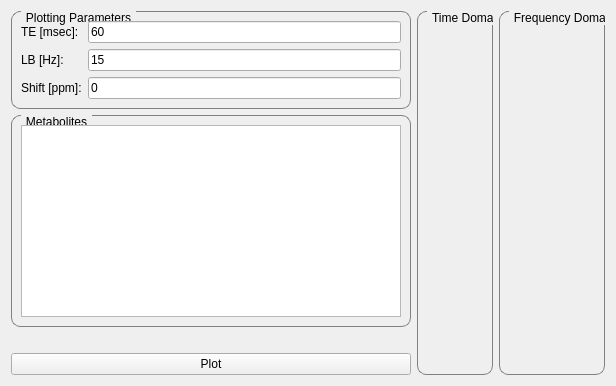
     <widget class="QWidget" name="plotTab">
      <attribute name="title">
       <string>Plot Metabolites</string>
      </attribute>
      <layout class="QGridLayout" name="gridLayout_2">
       <item row="0" column="0">
        <layout class="QGridLayout" name="plotGridLayout">
         <item row="0" column="1" rowspan="5">
          <widget class="QGroupBox" name="plotTimeGroupBox">
           <property name="sizePolicy">
            <sizepolicy hsizetype="Preferred" vsizetype="Preferred">
             <horstretch>0</horstretch>
             <verstretch>0</verstretch>
            </sizepolicy>
           </property>
           <property name="styleSheet">
            <string notr="true">QGroupBox {
	font-size: 12px;
    border: 1px solid gray;
    border-radius: 9px;
    margin-top: 0.5em;
}

QGroupBox::title {
    subcontrol-origin: margin;
    left: 10px;
    padding: 0 3px 0 3px;
}</string>
           </property>
           <property name="title">
            <string>Time Domain</string>
           </property>
           <layout class="QVBoxLayout" name="verticalLayout_12">
            <item>
             <layout class="QVBoxLayout" name="plotTime_mplvl"/>
            </item>
           </layout>
          </widget>
         </item>
         <item row="0" column="2" rowspan="5">
          <widget class="QGroupBox" name="plotFreqGroupBox">
           <property name="sizePolicy">
            <sizepolicy hsizetype="Preferred" vsizetype="Preferred">
             <horstretch>0</horstretch>
             <verstretch>0</verstretch>
            </sizepolicy>
           </property>
           <property name="styleSheet">
            <string notr="true">QGroupBox {
	font-size: 12px;
    border: 1px solid gray;
    border-radius: 9px;
    margin-top: 0.5em;
}

QGroupBox::title {
    subcontrol-origin: margin;
    left: 10px;
    padding: 0 3px 0 3px;
}</string>
           </property>
           <property name="title">
            <string>Frequency Domain</string>
           </property>
           <layout class="QVBoxLayout" name="verticalLayout_10">
            <item>
             <layout class="QVBoxLayout" name="plotFreq_mplvl"/>
            </item>
           </layout>
          </widget>
         </item>
         <item row="0" column="0">
          <widget class="QGroupBox" name="plotParamsGroupBox">
           <property name="sizePolicy">
            <sizepolicy hsizetype="Fixed" vsizetype="Preferred">
             <horstretch>0</horstretch>
             <verstretch>0</verstretch>
            </sizepolicy>
           </property>
           <property name="minimumSize">
            <size>
             <width>400</width>
             <height>0</height>
            </size>
           </property>
           <property name="styleSheet">
            <string notr="true">QGroupBox {
	font-size: 12px;
    border: 1px solid gray;
    border-radius: 9px;
    margin-top: 0.5em;
}

QGroupBox::title {
    subcontrol-origin: margin;
    left: 10px;
    padding: 0 3px 0 3px;
}</string>
           </property>
           <property name="title">
            <string>Plotting Parameters</string>
           </property>
           <layout class="QHBoxLayout" name="horizontalLayout_4">
            <item>
             <layout class="QGridLayout" name="plotParamsGridLayout">
              <item row="0" column="1">
               <widget class="QLineEdit" name="loop1Input">
                <property name="text">
                 <string>60</string>
                </property>
               </widget>
              </item>
              <item row="0" column="0">
               <widget class="QLabel" name="loop1Label">
                <property name="text">
                 <string>TE [msec]:</string>
                </property>
               </widget>
              </item>
              <item row="1" column="0">
               <widget class="QLabel" name="lbLabel">
                <property name="text">
                 <string>LB [Hz]: </string>
                </property>
               </widget>
              </item>
              <item row="1" column="1">
               <widget class="QLineEdit" name="lbInput">
                <property name="text">
                 <string>15</string>
                </property>
               </widget>
              </item>
              <item row="2" column="0">
               <widget class="QLabel" name="shiftLabel">
                <property name="text">
                 <string>Shift [ppm]:</string>
                </property>
               </widget>
              </item>
              <item row="2" column="1">
               <widget class="QLineEdit" name="shiftInput">
                <property name="text">
                 <string>0</string>
                </property>
               </widget>
              </item>
             </layout>
            </item>
           </layout>
          </widget>
         </item>
         <item row="1" column="0">
          <widget class="QGroupBox" name="metabGroupBox">
           <property name="sizePolicy">
            <sizepolicy hsizetype="Fixed" vsizetype="Preferred">
             <horstretch>0</horstretch>
             <verstretch>0</verstretch>
            </sizepolicy>
           </property>
           <property name="minimumSize">
            <size>
             <width>400</width>
             <height>0</height>
            </size>
           </property>
           <property name="styleSheet">
            <string notr="true">QGroupBox {
	font-size: 12px;
    border: 1px solid gray;
    border-radius: 9px;
    margin-top: 0.5em;
}

QGroupBox::title {
    subcontrol-origin: margin;
    left: 10px;
    padding: 0 3px 0 3px;
}</string>
           </property>
           <property name="title">
            <string>Metabolites</string>
           </property>
           <layout class="QHBoxLayout" name="horizontalLayout_5">
            <item>
             <layout class="QGridLayout" name="metabGridLayout">
              <item row="0" column="0">
               <widget class="QListWidget" name="metabListWidget"/>
              </item>
             </layout>
            </item>
           </layout>
          </widget>
         </item>
         <item row="3" column="0" rowspan="2">
          <widget class="QPushButton" name="plotButton">
           <property name="sizePolicy">
            <sizepolicy hsizetype="Fixed" vsizetype="Fixed">
             <horstretch>0</horstretch>
             <verstretch>0</verstretch>
            </sizepolicy>
           </property>
           <property name="minimumSize">
            <size>
             <width>400</width>
             <height>0</height>
            </size>
           </property>
           <property name="text">
            <string>Plot</string>
           </property>
          </widget>
         </item>
         <item row="2" column="0">
          <widget class="QLabel" name="plotErrorLabel">
           <property name="text">
            <string/>
           </property>
          </widget>
         </item>
        </layout>
       </item>
      </layout>
     </widget>
